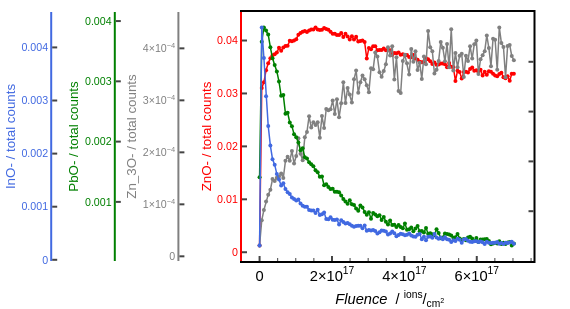

The notebook cell this image was saved under:
### Code cell
a = Dataframe = depth_profils_normalized
b = x_column_name = 'Fluence / ions/cm^2'
c = list_of_y_column_names = ['ZnO-_normalized_to_total counts', 'Zn_3O-_normalized_to_total counts', 'PbO-_normalized_to_total counts', 'InO-_normalized_to_total counts']
d = list_of_curve_label = ['ZnO- / total counts', 'Zn_3O- / total counts', 'PbO- / total counts', 'InO- / total counts']
e = list_of_colors = ['red', 'grey', 'green', 'royalblue']
f = XAxis_Label = '<i> Fluence </i> / <sup>ions</sup>/<sub>cm<sup>2</sup></sub>'
g = YAxis_Label = '<i> Counts </i>'
h = Filepath_for_saving = images_outdir + file_names[0] + '.html'

Plotly_DepthProfil_Multiple_YAxis(a, b, c , d, e, f, g, h)
